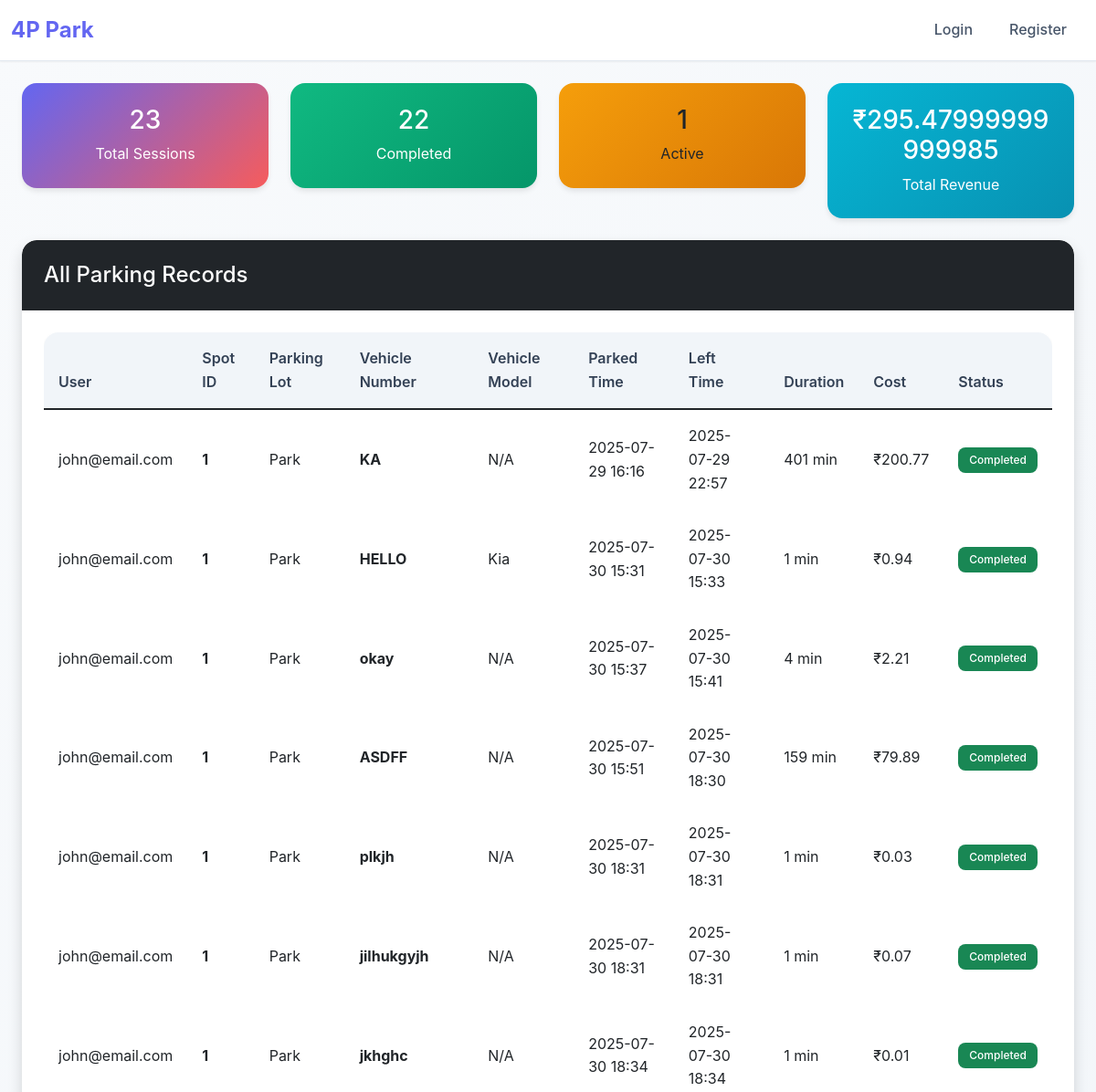
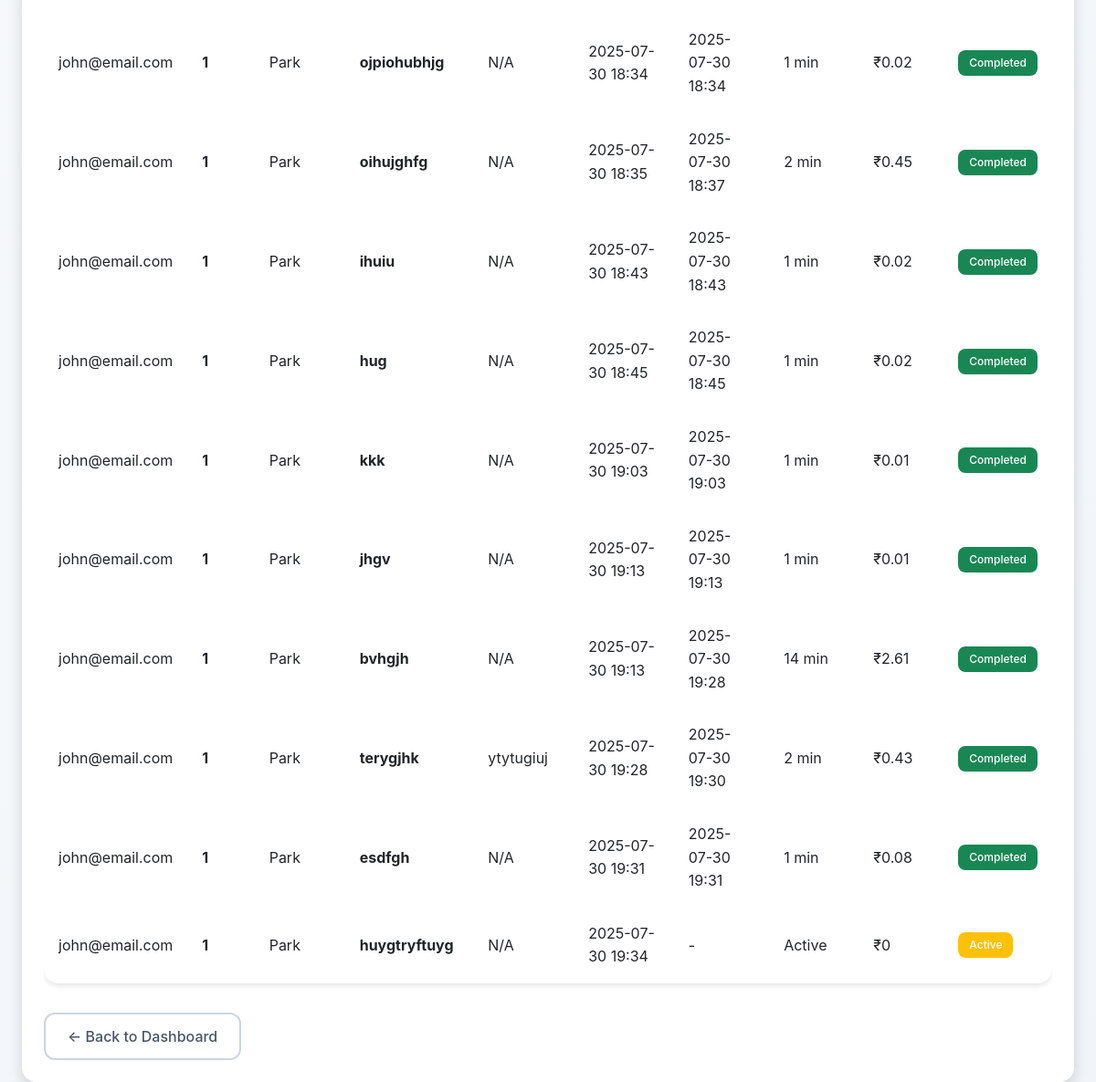
Screenshot of /admin/all_parking_records with the database file from the repository (2 pictures, top to bottom).
### models/user.py (models this page shows)
class User(db.Model):
    id = db.Column(db.Integer, primary_key=True)
    username = db.Column(db.String(100), unique=True, nullable=False)
    password = db.Column(db.String(200), nullable=False)
    full_name = db.Column(db.String(100), nullable=False)

### models/reservation.py (models this page shows)
class Reservation(db.Model):
    id = db.Column(db.Integer, primary_key=True)
    spot_id = db.Column(db.Integer, db.ForeignKey('parking_spot.id'), nullable=False)
    user_id = db.Column(db.Integer, db.ForeignKey('user.id'), nullable=False)
    parking_timestamp = db.Column(db.DateTime, nullable=False, default=datetime.now)
    leaving_timestamp = db.Column(db.DateTime, nullable=True)
    parking_cost = db.Column(db.Float, nullable=True)
    vehicle_number = db.Column(db.String(20), nullable=True)
    vehicle_model = db.Column(db.String(50), nullable=True)

### models/parking_lot.py (models this page shows)
class ParkingLot(db.Model):
    id = db.Column(db.Integer, primary_key=True)
    prime_location_name = db.Column(db.String(100), nullable=False)
    price = db.Column(db.Float, nullable=False)
    pin_code = db.Column(db.String(10), nullable=False)
    maximum_number_of_spots = db.Column(db.Integer, nullable=False)

### routes/admin.py (the view, shortened to what this page needs)
@admin.route('/admin/all_parking_records')
def all_parking_records():
    all_reservations = Reservation.query.all()
    total_sessions = len(all_reservations)
    completed_sessions = len([r for r in all_reservations if r.leaving_timestamp])
    active_sessions = total_sessions - completed_sessions
    total_revenue = sum([r.parking_cost or 0 for r in all_reservations])
    records_data = []
    for reservation in all_reservations:
        spot = ParkingSpot.query.get(reservation.spot_id)
        if not spot:
            continue
        lot = ParkingLot.query.get(spot.lot_id)
        if not lot:
            continue
        user = User.query.get(reservation.user_id)
        if not user:
            continue
        duration_minutes = None
        if reservation.leaving_timestamp:
            duration = reservation.leaving_timestamp - reservation.parking_timestamp
            duration_minutes = int(duration.total_seconds() / 60)
        records_data.append({
            'reservation': reservation,
            'spot': spot,
            'lot': lot,
            'user': user,
            'duration_minutes': duration_minutes
        })
    summary = {
        'total_sessions': total_sessions,
        'completed_sessions': completed_sessions,
        'active_sessions': active_sessions,
        'total_revenue': total_revenue
    }
    return render_template('parking_records.html', records=records_data, summary=summary)

### templates/parking_records.html (shortened to what this page needs)
{% extends "base.html" %}
{% block content %}
<div class="row">
    <div class="col-md-12">
        <div class="row mb-4">
            <div class="col-md-3">
                <div class="card bg-primary text-white">
                    <div class="card-body text-center">
                        <h3>{{ summary.total_sessions }}</h3>
                        <p class="mb-0">Total Sessions</p>
                    </div>
                </div>
            </div>
            <div class="col-md-3">
                <div class="card bg-success text-white">
                    <div class="card-body text-center">
                        <h3>{{ summary.completed_sessions }}</h3>
                        <p class="mb-0">Completed</p>
                    </div>
                </div>
            </div>
            <div class="col-md-3">
                <div class="card bg-warning text-dark">
                    <div class="card-body text-center">
                        <h3>{{ summary.active_sessions }}</h3>
                        <p class="mb-0">Active</p>
                    </div>
                </div>
            </div>
            <div class="col-md-3">
                <div class="card bg-info text-white">
                    <div class="card-body text-center">
                        <h3>₹{{ summary.total_revenue }}</h3>
                        <p class="mb-0">Total Revenue</p>
                    </div>
                </div>
            </div>
        </div>
        <div class="card shadow">
            <div class="card-header bg-dark text-white">
                <h4 class="mb-0">All Parking Records</h4>
            </div>
            <div class="card-body">
                {% if records %}
                    <div class="table-responsive">
                        <table class="table table-hover">
                            <thead class="table-dark">
                                <tr>
                                    <th>User</th>
                                    <th>Spot ID</th>
                                    <th>Parking Lot</th>
                                    <th>Vehicle Number</th>
                                    <th>Vehicle Model</th>
                                    <th>Parked Time</th>
                                    <th>Left Time</th>
                                    <th>Duration</th>
                                    <th>Cost</th>
                                    <th>Status</th>
                                </tr>
                            </thead>
                            <tbody>
                                {% for record in records %}
                                <tr>
                                    <td>{{ record.user.username }}</td>
                                    <td><strong>{{ record.reservation.spot_id }}</strong></td>
                                    <td>{{ record.lot.prime_location_name }}</td>
                                    <td><strong>{{ record.reservation.vehicle_number or 'N/A' }}</strong></td>
                                    <td>{{ record.reservation.vehicle_model or 'N/A' }}</td>
                                    <td>{{ record.reservation.parking_timestamp.strftime('%Y-%m-%d %H:%M') }}</td>
                                    <td>
                                        {% if record.reservation.leaving_timestamp %}
                                            {{ record.reservation.leaving_timestamp.strftime('%Y-%m-%d %H:%M') }}
                                        {% else %}
                                            -
                                        {% endif %}
                                    </td>
                                    <td>
                                        {% if record.reservation.leaving_timestamp %}
                                            {{ record.duration_minutes if record.duration_minutes > 0 else 1 }} min
                                        {% else %}
                                            Active
                                        {% endif %}
                                    </td>
                                    <td>
                                        {% if record.reservation.parking_cost %}
                                            ₹{{ record.reservation.parking_cost }}
                                        {% else %}
                                            ₹0
                                        {% endif %}
                                    </td>
                                    <td>
                                        {% if record.reservation.leaving_timestamp %}
                                            <span class="badge bg-success">Completed</span>
                                        {% else %}
                                            <span class="badge bg-warning">Active</span>
                                        {% endif %}
                                    </td>
                                </tr>
                                {% endfor %}
                            </tbody>
                        </table>
                    </div>
                {% else %}
                    <div class="alert alert-info">
                        <h5>No parking records found!</h5>
                        <p>Records will appear here once users start making reservations.</p>
                    </div>
                {% endif %}
                <div class="mt-3">
                    <a href="{{ url_for('admin.dashboard') }}" class="btn btn-outline-secondary">← Back to Dashboard</a>
                </div>
            </div>
        </div>
    </div>
</div>
{% endblock %}

### static/css/style.css (style rules this page uses)
:root { --primary-color: #6366f1; --secondary-color: #f65c5c; --success-color: #10b981; --warning-color: #f59e0b; --danger-color: #ef4444; --info-color: #06b6d4; --light-bg: #f8fafc; --white: #ffffff; --gray-100: #f1f5f9; --gray-200: #e2e8f0; --gray-300: #cbd5e1; --gray-600: #475569; --gray-700: #334155; --gray-900: #0f172a; --shadow-sm: 0 1px 2px 0 rgb(0 0 0 / 0.05); --shadow-md: 0 4px 6px -1px rgb(0 0 0 / 0.1); --shadow-lg: 0 10px 15px -3px rgb(0 0 0 / 0.1); --shadow-xl: 0 20px 25px -5px rgb(0 0 0 / 0.1); }
body { background: linear-gradient(135deg, var(--light-bg) 0%, var(--gray-100) 100%); font-family: 'Inter', 'Segoe UI', system-ui, -apple-system, sans-serif; color: var(--gray-700); line-height: 1.6; }
.card { border: none; border-radius: 16px; box-shadow: var(--shadow-md); background: var(--white); overflow: hidden; transition: all 0.3s ease; }
.card-header { border: none; padding: 1.5rem; border-radius: 16px 16px 0 0 !important; font-weight: 600; }
.card-body { padding: 1.5rem; }
.btn { border-radius: 12px; font-weight: 500; padding: 0.75rem 1.5rem; border: none; transition: all 0.2s ease; text-decoration: none; }
.btn-outline-secondary { border: 2px solid var(--gray-300); color: var(--gray-600); background: transparent; }
.card.bg-primary { background: linear-gradient(135deg, var(--primary-color), var(--secondary-color)) !important; }
.card.bg-success { background: linear-gradient(135deg, var(--success-color), #059669) !important; }
.card.bg-info { background: linear-gradient(135deg, var(--info-color), #0891b2) !important; }
.card.bg-warning { background: linear-gradient(135deg, var(--warning-color), #d97706) !important; }
.table { background: var(--white); border-radius: 16px; overflow: hidden; box-shadow: var(--shadow-md); border: none; }
.table th { background: var(--gray-100); border: none; color: var(--gray-700); font-weight: 600; padding: 1rem; }
.table td { border: none; padding: 1rem; vertical-align: middle; }
.badge { border-radius: 8px; font-weight: 500; padding: 0.5rem 0.75rem; }

### rows the page displays
User: user.username "john@email.com" "john@email.com" "john@email.com" "john@email.com" "john@email.com" "john@email.com" "john@email.com" "john@email.com" "john@email.com" "john@email.com" "john@email.com" "john@email.com" "john@email.com" "john@email.com" "john@email.com" "john@email.com" "john@email.com"
Reservation: reservation.spot_id "1", reservation "KA", reservation "N/A", reservation.parking_timestamp "2025-07-29 16:16", reservation.leaving_timestamp "2025-07-29 22:57", reservation.parking_cost "200.77"
ParkingLot: lot.prime_location_name "Park" "Park" "Park" "Park" "Park" "Park" "Park" "Park" "Park" "Park" "Park" "Park" "Park" "Park" "Park" "Park" "Park"
Reservation: reservation.spot_id "1", reservation "HELLO", reservation "Kia", reservation.parking_timestamp "2025-07-30 15:31", reservation.leaving_timestamp "2025-07-30 15:33", reservation.parking_cost "0.94"
Reservation: reservation.spot_id "1", reservation "okay", reservation "N/A", reservation.parking_timestamp "2025-07-30 15:37", reservation.leaving_timestamp "2025-07-30 15:41", reservation.parking_cost "2.21"
Reservation: reservation.spot_id "1", reservation "ASDFF", reservation "N/A", reservation.parking_timestamp "2025-07-30 15:51", reservation.leaving_timestamp "2025-07-30 18:30", reservation.parking_cost "79.89"
Reservation: reservation.spot_id "1", reservation "plkjh", reservation "N/A", reservation.parking_timestamp "2025-07-30 18:31", reservation.leaving_timestamp "2025-07-30 18:31", reservation.parking_cost "0.03"
Reservation: reservation.spot_id "1", reservation "jilhukgyjh", reservation "N/A", reservation.parking_timestamp "2025-07-30 18:31", reservation.leaving_timestamp "2025-07-30 18:31", reservation.parking_cost "0.07"
Reservation: reservation.spot_id "1", reservation "jkhghc", reservation "N/A", reservation.parking_timestamp "2025-07-30 18:34", reservation.leaving_timestamp "2025-07-30 18:34", reservation.parking_cost "0.01"
Reservation: reservation.spot_id "1", reservation "ojpiohubhjg", reservation "N/A", reservation.parking_timestamp "2025-07-30 18:34", reservation.leaving_timestamp "2025-07-30 18:34", reservation.parking_cost "0.02"
Reservation: reservation.spot_id "1", reservation "oihujghfg", reservation "N/A", reservation.parking_timestamp "2025-07-30 18:35", reservation.leaving_timestamp "2025-07-30 18:37", reservation.parking_cost "0.45"
Reservation: reservation.spot_id "1", reservation "ihuiu", reservation "N/A", reservation.parking_timestamp "2025-07-30 18:43", reservation.leaving_timestamp "2025-07-30 18:43", reservation.parking_cost "0.02"
Reservation: reservation.spot_id "1", reservation "hug", reservation "N/A", reservation.parking_timestamp "2025-07-30 18:45", reservation.leaving_timestamp "2025-07-30 18:45", reservation.parking_cost "0.02"
Reservation: reservation.spot_id "1", reservation "kkk", reservation "N/A", reservation.parking_timestamp "2025-07-30 19:03", reservation.leaving_timestamp "2025-07-30 19:03", reservation.parking_cost "0.01"
Reservation: reservation.spot_id "1", reservation "jhgv", reservation "N/A", reservation.parking_timestamp "2025-07-30 19:13", reservation.leaving_timestamp "2025-07-30 19:13", reservation.parking_cost "0.01"
Reservation: reservation.spot_id "1", reservation "bvhgjh", reservation "N/A", reservation.parking_timestamp "2025-07-30 19:13", reservation.leaving_timestamp "2025-07-30 19:28", reservation.parking_cost "2.61"
Reservation: reservation.spot_id "1", reservation "terygjhk", reservation "ytytugiuj", reservation.parking_timestamp "2025-07-30 19:28", reservation.leaving_timestamp "2025-07-30 19:30", reservation.parking_cost "0.43"
Reservation: reservation.spot_id "1", reservation "esdfgh", reservation "N/A", reservation.parking_timestamp "2025-07-30 19:31", reservation.leaving_timestamp "2025-07-30 19:31", reservation.parking_cost "0.08"
Reservation: reservation.spot_id "1", reservation "huygtryftuyg", reservation "N/A", reservation.parking_timestamp "2025-07-30 19:34"

### other values shown
{{ summary.total_sessions }} "23"
{{ summary.completed_sessions }} "22"
{{ summary.active_sessions }} "1"
{{ summary.total_revenue }} "295.47999999999985"
{{ record.duration_minutes if record.duration_minutes > 0 else 1 }} "401" "1" "4" "159" "1" "1" "1" "1" "2" "1" "1" "1" "1" "14" "2" "1"
